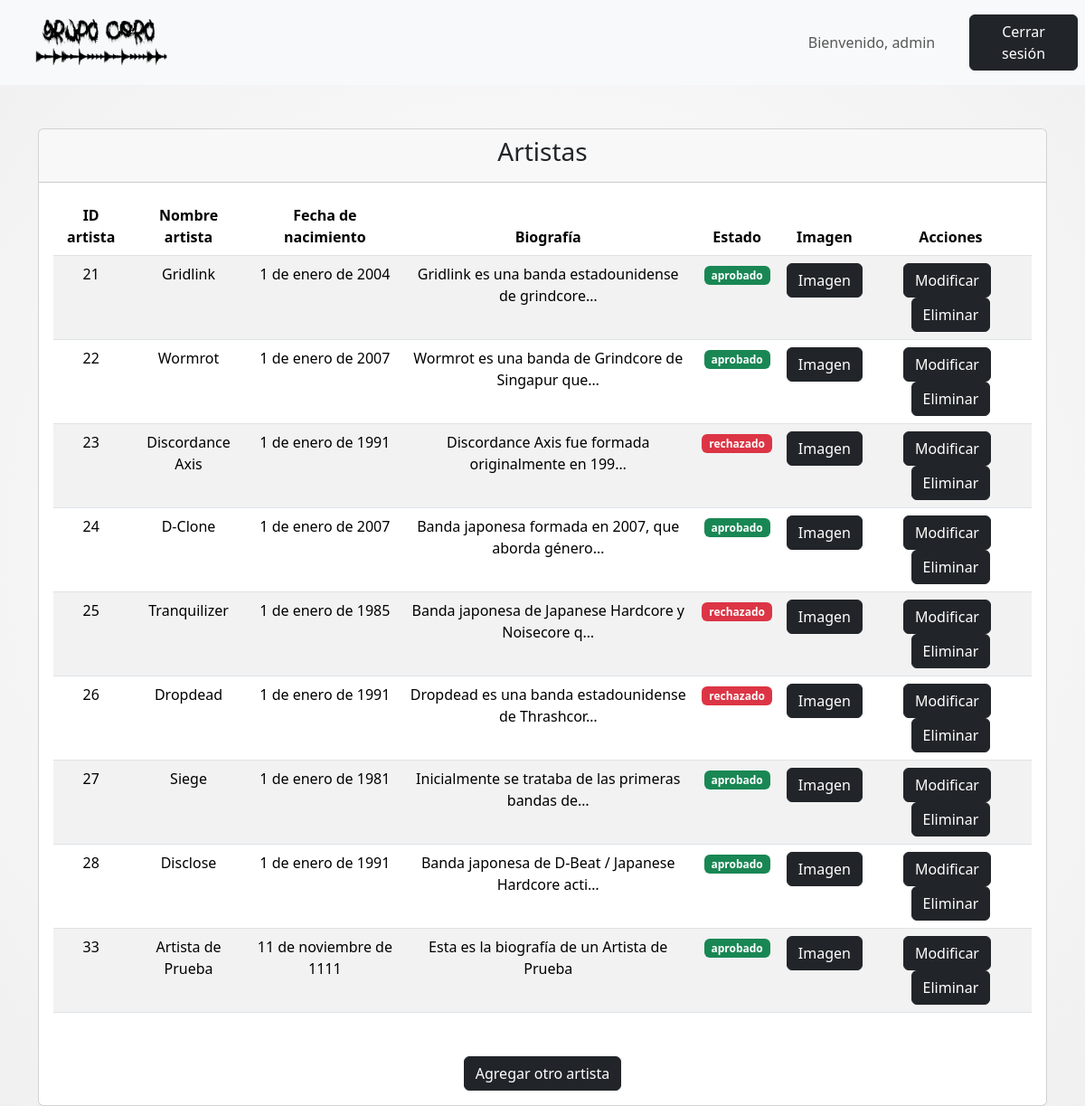
Screenshot of /artistasobjects/ (signed in) with the database file from the repository.
### core/models.py (models this page shows, shortened)
class Artista(models.Model):
    nombreArtista = models.CharField(max_length=50)
    fecha_nacimiento = models.DateField(null=True, blank=True)
    biografia = models.TextField()
    imagen = models.ImageField(upload_to='artistas/', null=False, blank=False)
    aprobado = models.CharField(max_length=20, choices=TIPO_APROBACION, default='pendiente')
    fecha_solicitud = models.DateField(null=True, blank=True, default=datetime.date.today)
    feedback = models.TextField(blank=True)
    class Meta:
        verbose_name = "Artista"
        verbose_name_plural = "Artistas"

### core/views.py (the view)
# urls.py: path('artistasobjects/', artistasobjects, name='artistasobjects'),
def artistasobjects(request):
    auxArtObj = {
        'listaArtObj' : Artista.objects.all()
    }
    return render(request, 'core/miembros/artistas/artistasobjects.html', auxArtObj)

### core/templates/core/miembros/artistas/artistasobjects.html (shortened to what this page needs)
<!DOCTYPE html>
<html lang="es">
    {% load static %}
<head>
    <link href="https://cdn.jsdelivr.net/npm/bootstrap@5.3.3/dist/css/bootstrap.min.css" rel="stylesheet">
    <link rel="stylesheet" href="{% static 'core/css/style.css' %}">
</head>
<body>
<nav class="navbar navbar-expand-sm bg-light navbar-light justify-content-center">
    <div class="container-fluid">
        <a class="navbar-brand" href="{% url 'miembrosindex' %}">
            <img src="{% static 'core/img/LOGO.png' %}" alt="Avatar Logo" style="width:200px;" class="rounded-pill">
        </a>
    </div>
    <ul class="navbar-nav">
        <li class="nav-item">
            <a class="nav-link text-center" style="width:200px;">Bienvenido, {{ user.username }}</a>
        </li>
    </ul>
    <ul class="navbar-nav">
        <li class="nav-item">
            <a class="nav-link" href="{% url 'logout' %}">
                <button class="btn btn-dark" type="button" style="width:120px;">Cerrar sesión</button>
            </a>
        </li>
    </ul>
</nav>
<div class="container mt-5 text-center">
    <div class="card">
        <div class="card-header">
            <h3 class="card-title">Artistas</h3>
        </div>
        <div class="card-body">
            <table class="table table-striped mb-5">
                <thead>
                    <tr>
                        <th scope="col">ID artista</th>
                        <th scope="col">Nombre artista</th>
                        <th scope="col">Fecha de nacimiento</th>
                        <th scope="col">Biografía</th>
                        <th scope="col">Estado</th>
                        <th scope="col">Imagen</th>
                        <th scope="col">Acciones</th>
                    </tr>
                </thead>
                <tbody>
                    {% for auxArtObj in listaArtObj %}
                    <tr>
                        <td>{{ auxArtObj.pk }}</td>
                        <td>{{ auxArtObj.nombreArtista }}</td>
                        <td>{{ auxArtObj.fecha_nacimiento }}</td>
                        <td>{{ auxArtObj.biografia|truncatechars:50 }}</td>
                        {% if auxArtObj.aprobado == 'aprobado' %}
                            <td><span class="badge bg-success">{{ auxArtObj.aprobado }}</span></td>
                        {% elif auxArtObj.aprobado == 'pendiente' %}
                            <td><span class="badge bg-secondary">{{ auxArtObj.aprobado }}</span></td>
                        {% else %}
                        <td><span class="badge bg-danger" data-bs-toggle="modal" data-bs-target="#feedbackModal{{ auxArtObj.pk }}" data-bs-placement="top" title="{{ auxArtObj.feedback }}">{{ auxArtObj.aprobado }}</span></td>
                        {% endif %}
                        <td>
                            {% if auxArtObj.imagen %}
                                <a href="#" class="btn btn-dark" data-bs-toggle="modal" data-bs-target="#modalImagen{{ auxArtObj.pk }}">Imagen</a>
                            {% endif %}
                        </td>
                        <td>
                            <a href="{% url 'artistasupdate' auxArtObj.pk %}" class="btn btn-dark me-2">Modificar</a>
                            <button type="button" class="btn btn-dark" data-bs-toggle="modal" data-bs-target="#confirmModal{{ auxArtObj.pk }}">
                                Eliminar
                            </button>
                        </td>
                    </tr>
                    {% endfor %}
                </tbody>
            </table>
            <div class="text-center">
                <a href="{% url 'artistasadd' %}" class="btn btn-dark">Agregar otro artista</a>
            </div>
        </div>
    </div>
</div>
</body>
</html>

### core/static/core/css/style.css (style rules this page uses)
body { background-color: white; color: black; }

### core/templates/core/miembros/artistas/artistasobjects.html (style rules this page uses)
body { background: repeating-radial-gradient(circle, #ffffff, #f1f0f0); }

### rows the page displays
Artista: pk "21", nombreArtista "Gridlink", fecha_nacimiento "1 de enero de 2004", biografia "Gridlink es una banda estadounidense de grindcore…", aprobado "aprobado"
Artista: pk "22", nombreArtista "Wormrot", fecha_nacimiento "1 de enero de 2007", biografia "Wormrot es una banda de Grindcore de Singapur que…", aprobado "aprobado"
Artista: pk "23", nombreArtista "Discordance Axis", fecha_nacimiento "1 de enero de 1991", biografia "Discordance Axis fue formada originalmente en 199…", aprobado "rechazado"
Artista: pk "24", nombreArtista "D-Clone", fecha_nacimiento "1 de enero de 2007", biografia "Banda japonesa formada en 2007, que aborda género…", aprobado "aprobado"
Artista: pk "25", nombreArtista "Tranquilizer", fecha_nacimiento "1 de enero de 1985", biografia "Banda japonesa de Japanese Hardcore y Noisecore q…", aprobado "rechazado"
Artista: pk "26", nombreArtista "Dropdead", fecha_nacimiento "1 de enero de 1991", biografia "Dropdead es una banda estadounidense de Thrashcor…", aprobado "rechazado"
Artista: pk "27", nombreArtista "Siege", fecha_nacimiento "1 de enero de 1981", biografia "Inicialmente se trataba de las primeras bandas de…", aprobado "aprobado"
Artista: pk "28", nombreArtista "Disclose", fecha_nacimiento "1 de enero de 1991", biografia "Banda japonesa de D-Beat / Japanese Hardcore acti…", aprobado "aprobado"
Artista: pk "33", nombreArtista "Artista de Prueba", fecha_nacimiento "11 de noviembre de 1111", biografia "Esta es la biografía de un Artista de Prueba", aprobado "aprobado"

### other values shown
{{ user.username }} "admin"
